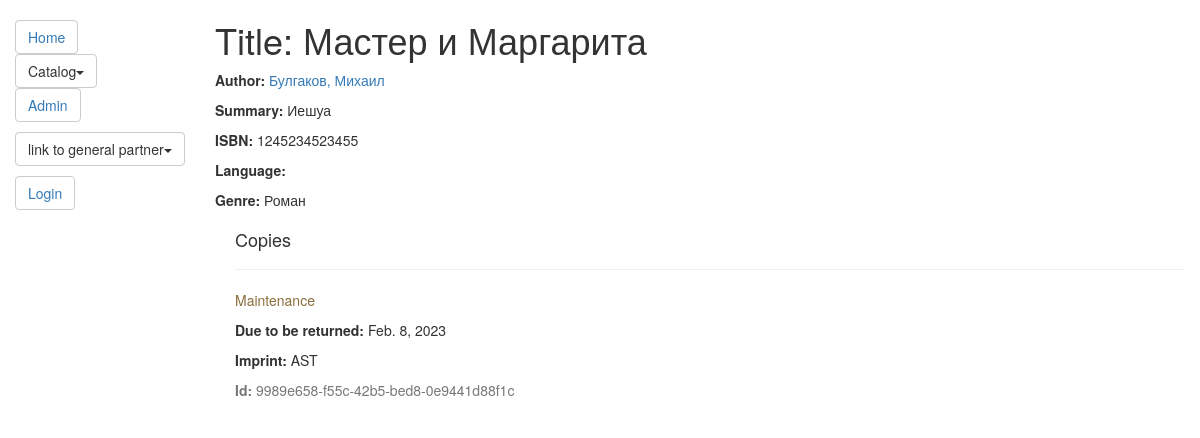
/catalog/book/1, run on the app's committed database.
### catalog/models.py (models this page shows, shortened)
class NavigationTree(models.Model):
    name = models.CharField('Name', max_length=300 , help_text = 'Enter the name', null = False, default = 'Node of tree')
    parent = models.ForeignKey('NavigationTree', on_delete=models.CASCADE, null=True, default = "#")
    nav_menu = models.ForeignKey('NavigationMenu', on_delete=models.CASCADE, null=True)
    order = models.IntegerField()
    link = models.CharField('Link', max_length=300, help_text='Enter the link:',null=False, default='#')
    is_parent = models.BooleanField(default = None, null=True)
    class Meta:
        ordering = ["order"]

class Book(models.Model):
    title = models.CharField(max_length=200)
    author = models.ForeignKey('Author', on_delete=models.SET_NULL, null=True)
    summary = models.TextField(max_length=1000, help_text="Enter a brief description of the book")
    isbn = models.CharField('ISBN',max_length=13, help_text='13 Character <a href="https://www.isbn-international.org/content/what-isbn">ISBN number</a>')
    genre = models.ManyToManyField(Genre, help_text="Select a genre for this book")
    def display_genre(self):
        """
        Creates a string for the Genre. This is required to display genre in Admin.
        """
        return ', '.join([ genre.name for genre in self.genre.all()[:3] ])
    display_genre.short_description = 'Genre'

class Author(models.Model):
    first_name = models.CharField(max_length=100)
    last_name = models.CharField(max_length=100)
    date_of_birth = models.DateField(null=True, blank=True)
    date_of_death = models.DateField('Died', null=True, blank=True)
    def __str__(self):
        return '%s, %s' % (self.last_name, self.first_name)

class Genre(models.Model):
    name = models.CharField(max_length=200, help_text="Enter a book genre (e.g. Science Fiction, French Poetry etc.)")
    def __str__(self):
        return self.name

class BookInstance(models.Model):
    id = models.UUIDField(primary_key=True, default=uuid.uuid4, help_text="Unique ID for this particular book across whole library")
    book = models.ForeignKey('Book', on_delete=models.SET_NULL, null=True)
    imprint = models.CharField(max_length=200)
    due_back = models.DateField(null=True, blank=True)
    borrower = models.ForeignKey(User, on_delete=models.SET_NULL, null=True, blank=True)
    LOAN_STATUS = (
        ('m', 'Maintenance'),
        ('o', 'On loan'),
        ('a', 'Available'),
        ('r', 'Reserved'),
    )
    status = models.CharField(max_length=1, choices=LOAN_STATUS, blank=True, default='m', help_text='Book availability')
    class Meta:
        ordering = ["due_back"]
        permissions = (("can_mark_returned", "Set book as returned"),)

### catalog/views.py (the view)
# urls.py: path('book/<int:pk>', views.BookDetailView.as_view(), name='book-detail'),
class BookDetailView(generic.DetailView):
    model = Book

### catalog/templatetags/nav_menu.py (called while the page is built)
@register.inclusion_tag('navigation_tree.html', takes_context=True)
def draw_menu(context, menu = None):
    tree = NavigationTree.objects.filter(nav_menu__name = menu)
    print()
    return {"tree": tree, 'request':context['request']}

### catalog/templates/catalog/book_detail.html
{% extends "base_generic.html" %}
{% block content %}
  <h1>Title: {{ book.title }}</h1>
  <p><strong>Author:</strong> <a href="{% url 'author-detail' book.author.pk %}">{{ book.author }}</a></p>
  <p><strong>Summary:</strong> {{ book.summary }}</p>
  <p><strong>ISBN:</strong> {{ book.isbn }}</p>
  <p><strong>Language:</strong> {{ book.language }}</p>
  <p><strong>Genre:</strong> {% for genre in book.genre.all %} {{ genre }}{% if not forloop.last %}, {% endif %}{% endfor %}</p>
  <div style="margin-left:20px;margin-top:20px">
    <h4>Copies</h4>
    {% for copy in book.bookinstance_set.all %}
    <hr>
    <p class="{% if copy.status == 'a' %}text-success{% elif copy.status == 'd' %}text-danger{% else %}text-warning{% endif %}">{{ copy.get_status_display }}</p>
    {% if copy.status != 'a' %}<p><strong>Due to be returned:</strong> {{copy.due_back}}</p>{% endif %}
    <p><strong>Imprint:</strong> {{copy.imprint}}</p>
    <p class="text-muted"><strong>Id:</strong> {{copy.id}}</p>
    {% endfor %}
  </div>
{% endblock %}

### catalog/templates/base_generic.html (shortened to what this page needs)
<!DOCTYPE html>
<html lang="en">
<head>
  <link rel="stylesheet" href="https://maxcdn.bootstrapcdn.com/bootstrap/3.3.7/css/bootstrap.min.css">
  <link href="https://kybarg.github.io/bootstrap-dropdown-hover/assets/bootstrap-dropdownhover/css/bootstrap-dropdownhover.min.css" rel="stylesheet">
  {% load static %}
  <link rel="stylesheet" href="{% static 'css/styles.css' %}"></head>
  <link rel="stylesheet" href="{% static 'css/animate.css' %}"></head>
<body>
  {% load nav_menu %}
  <div class="container-fluid">
    <div class="row">
      <div class="col-sm-2">
      {% block sidebar %}
      <ul class="sidebar-nav">
          {% draw_menu "main menu" %}<p></p>
          {% draw_menu "About" %}<p></p>
        {% if user.is_authenticated %} <p></p>
          <li class="btn btn-default dropdown-toggle">User: {{ user.get_username }}</li><p></p>
          <li class="btn btn-default dropdown-toggle"><a href="{% url 'my-borrowed' %}">My Borrowed</a></li><p></p>
          <li class="btn btn-default dropdown-toggle"><a href="{% url 'logout'%}?next={{request.path}}">Logout</a></li><p></p>
          {% else %}
          <li class="btn btn-default dropdown-toggle"><a href="{% url 'login'%}?next={{request.path}}">Login</a></li><p></p>
          {% endif %}
      </ul>
     {% endblock %}
      </div>
      <div class="col-sm-10 ">
      {% block content %}{% endblock %}
      </div>
    </div>
  </div>
</body>
</html>

### catalog/templates/navigation_tree.html (shortened to what this page needs)
{% for root in tree %}
{% if root.parent_id == None %}
    {% for node in tree %}
    {% if node.parent_id == root.id and node.is_parent == False %}
    <li class="btn btn-default dropdown-toggle"><a href="{{ node.link }}">{{node.name}}</a></li>
    {% elif node.parent_id == root.id and node.is_parent == True %}
    <div class="dropdown">
        <a href = {{node.link}} class="btn btn-default dropdown-toggle" type="button" data-toggle="dropdown" data-hover="dropdown" data-animations="fadeIn fadeIn fadeIn fadeIn">
            {{node.name}}<span class="caret"></span>
        </a>
    </div>
    {% endif %}
    {% endfor %}
{% endif %}
{% endfor %}

### catalog/static/css/styles.css (style rules this page uses)
.sidebar-nav { margin-top: 20px; padding: 0; list-style: none; }

### data on the page
NavigationTree: name "Home"
NavigationTree: name "Catalog"
NavigationTree: name "Admin"
NavigationTree: name "link to general partner"
Book: title "Мастер и Маргарита", author "Булгаков, Михаил", summary "Иешуа", isbn "1245234523455"
Genre: name "Роман"
BookInstance: status "Maintenance", due_back "Feb. 8, 2023", imprint "AST", id "9989e658-f55c-42b5-bed8-0e9441d88f1c"
